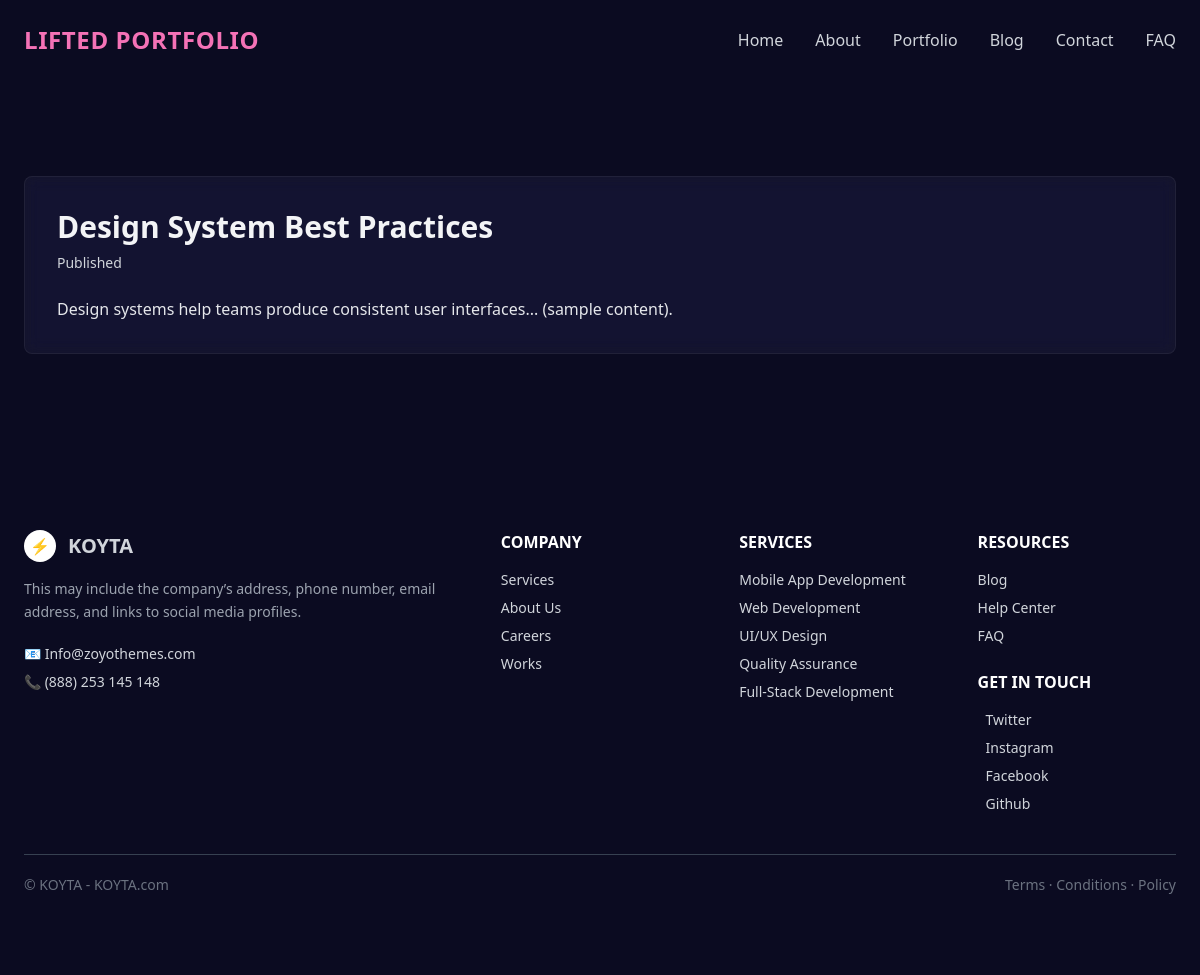
The page /blog/design-system-best-practices/ on the database its author committed.
### pot/models.py (models this page shows, shortened)
class Post(models.Model):
	title = models.CharField(max_length=200)
	slug = models.SlugField(max_length=200, unique=True)
	excerpt = models.TextField(blank=True)
	content = models.TextField()
	published = models.BooleanField(default=True)
	published_at = models.DateTimeField(null=True, blank=True)
	created_at = models.DateTimeField(auto_now_add=True)
	updated_at = models.DateTimeField(auto_now=True)
	class Meta:
		ordering = ['-published_at', '-created_at']

### pot/views.py (the view)
# urls.py: path('blog/<slug:slug>/', views.blog_detail, name='blog_detail'),
def blog_detail(request, slug):
	post = get_object_or_404(Post, slug=slug, published=True)
	return render(request, 'pot/blog_detail.html', {'post': post})

### pot/templates/pot/blog_detail.html (shortened to what this page needs)
{% extends 'pot/base.html' %}
{% block content %}
  <div class="max-w-screen-xl mx-auto px-6 py-12">
    <article class="glass p-8 rounded-lg">
      <h1 class="text-3xl font-bold text-gray-100 mb-2">{{ post.title }}</h1>
      <p class="text-gray-300 text-sm mb-6">Published {{ post.published_at|date:'F j, Y' }}</p>
      <div class="prose prose-invert text-gray-200">{{ post.content|linebreaks }}</div>
    </article>
  </div>
{% endblock %}

### pot/templates/pot/base.html (style rules this page uses)
.glass { background: rgba(255,255,255,0.04); border: 1px solid rgba(255,255,255,0.06); backdrop-filter: blur(8px) saturate(140%); -webkit-backdrop-filter: blur(8px) saturate(140%); }

### rows shown on the page
Post: title "Design System Best Practices", content "Design systems help teams produce consistent user interfaces... (sample content)."
